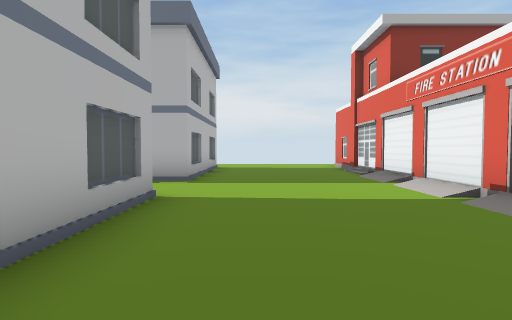
view 1 (above)

24 first-person views from a walk through a scene from a Unity 3-D project. The camera is 1.4 m above the floor, tilts 2° down and sees 80° across. The floor is counted in squares, 2 m on a side. Each view is taken from the middle of a square. On the plan, view 1 faces up. The plan holds only what a view shows up to about 10 squares ahead; the rest is blank. The place goes on beyond the plan. The player is left out. Some animated figures are not drawn.

view 2
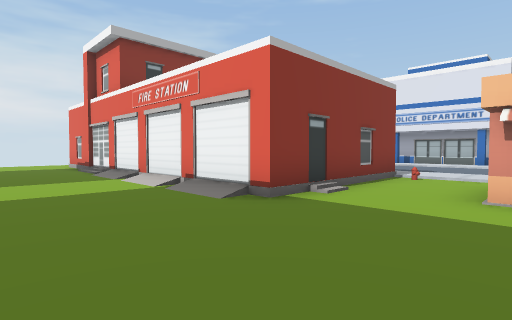

view 3
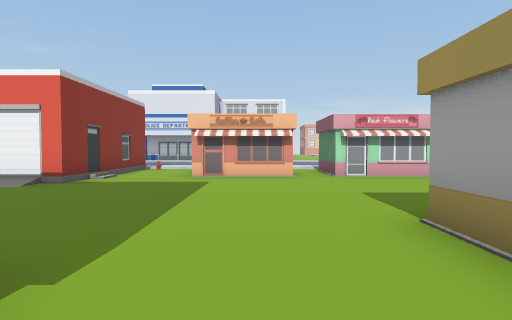

view 4
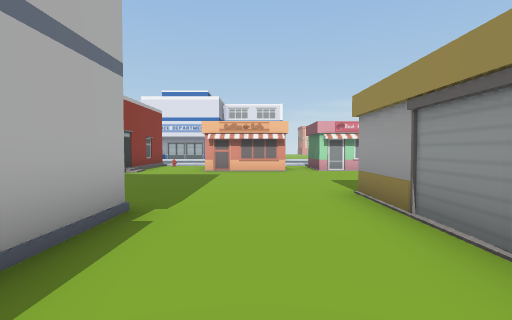

view 5
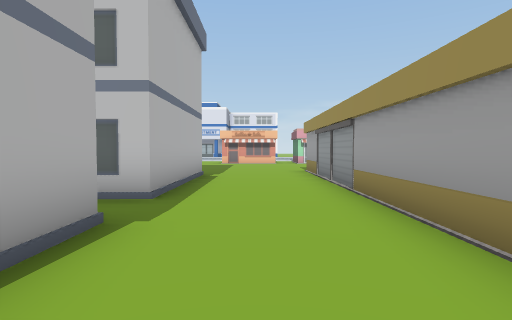

view 6
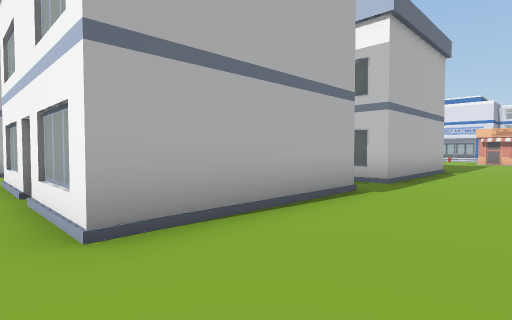

view 7
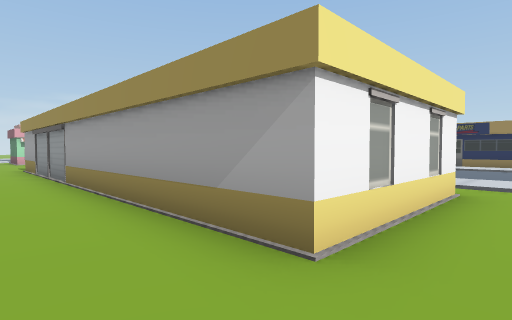

view 8
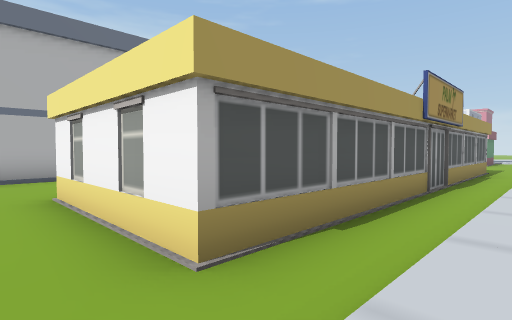

view 9
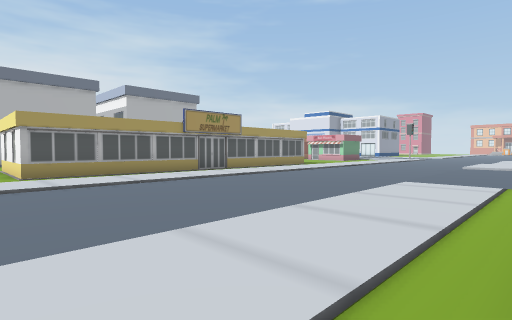

view 10
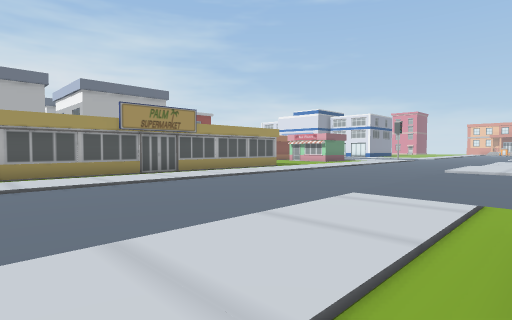

view 11
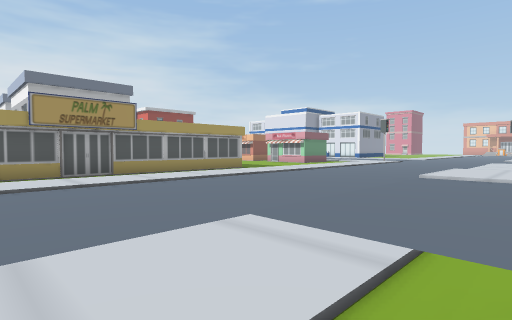

view 12
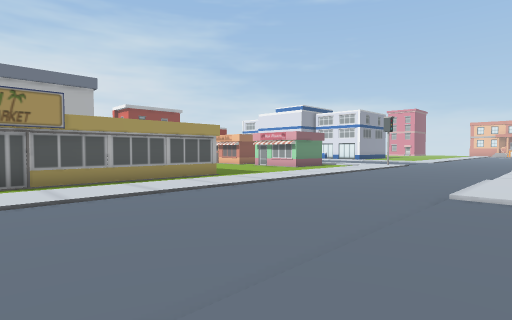

view 13
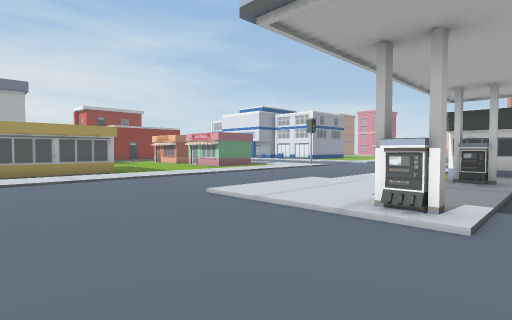

view 14
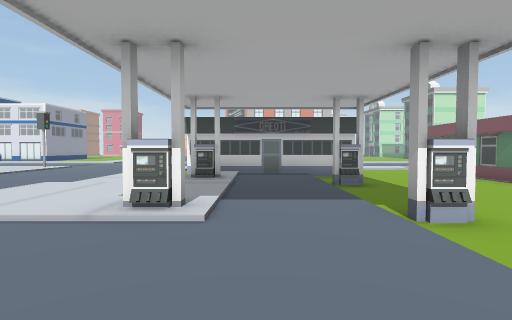

view 15
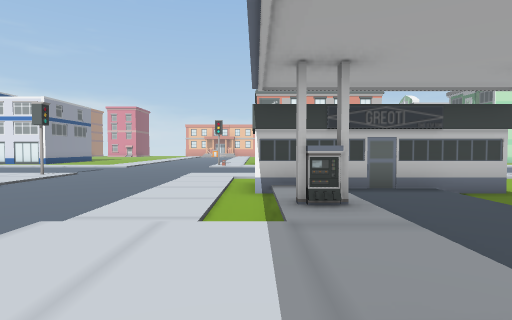

view 16
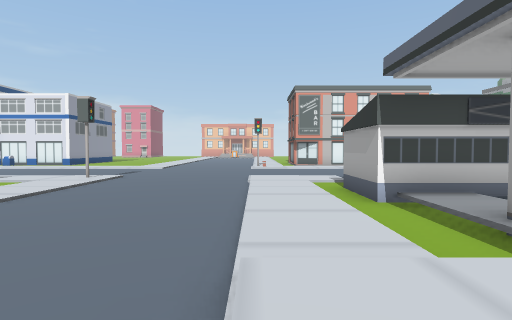

view 17
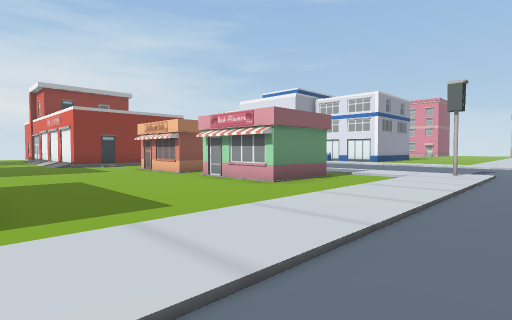

view 18
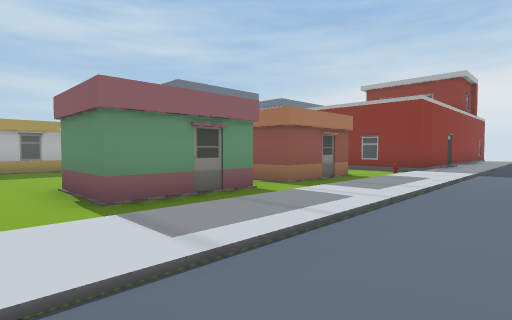

view 19
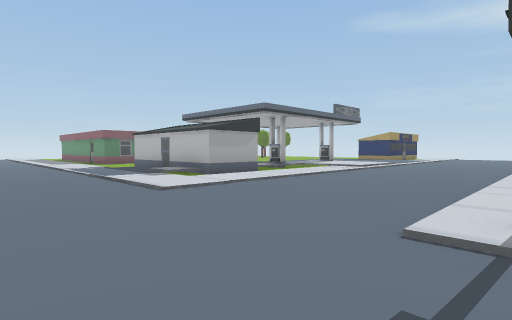

view 20
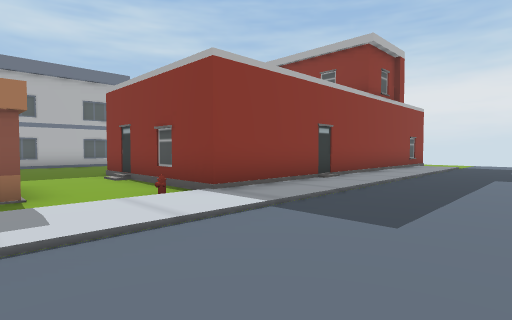

view 21
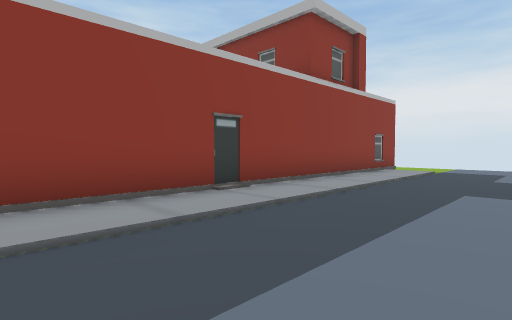

view 22
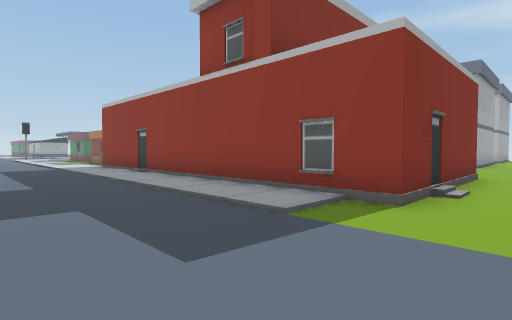

view 23
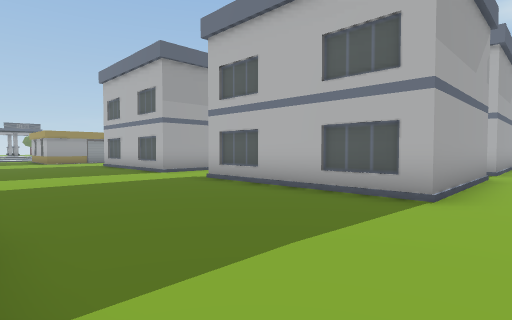

view 24
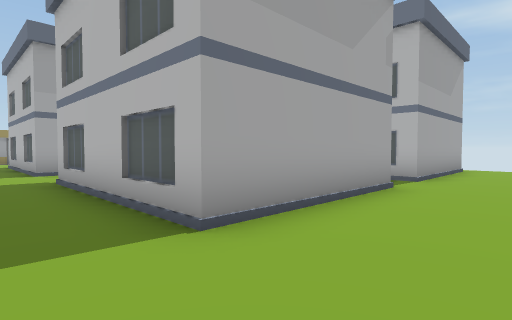

### Floor plan
Key: @ floor where view 1 was taken; # wall or solid block; . main floor; : floor 0.25 m higher than the main floor; / step, stairs or slope; ^ raised ledge; H house; Y hydrant; O other object.
Columns run from 12 left of view 1 to 12 right of it. Each row starts with its distance up from view 1.
 14        ......      ......
 13 .........................
 12 .............../#####/...
 11           #..../#   O:...
 10           #..../#   O:...
  9           #..../#   O:...
  8      HH   #..../#   #:..
  7           #..../#   O:...
  6           ...../#   #:...
  5          ....../#   #:...
  4  #       ##..../#   O:...
  3  #   HH   #..../#   O:...
  2 .#        #..../####O:...
  1 .#   HH   #.........Y:...
  0 .####..####.@......./:...
 -1 .................###/:...
 -2 .................O##/:.
 -3 .................##./:..
 -4 .############....###/:..
 -5 .#          #....###/:..
 -6 .#          #....O #/:..
 -7 .############......./:..
 -8 ..................../:..
 -9 ::::                 O...
-10  ........................
-11 .........................
-12 .........................
-13 .........................
-14 :::::://///////:::::::...
-15 :::::::::::/::/:::::::..
-16 ....../::::/::/..###::..
-17         :::/#::^:###::..
-18         :::::::::###  ..
-19          ::::::::#    ..
-20           ..#..#.#    ..
-21            ......#    ..

Where each view was taken, in squares from view 1:
view 1: 0 up, 0 right, facing up
view 2: 1 down, 0 right, facing up-right
view 3: 2 down, 3 left, facing right
view 4: 2 down, 5 left, facing right
view 5: 2 down, 10 left, facing right
view 6: 3 down, 12 left, facing up-right
view 7: 2 down, 12 left, facing down-right
view 8: 9 down, 12 left, facing up-right
view 9: 16 down, 12 left, facing up-right
view 10: 16 down, 10 left, facing up-right
view 11: 16 down, 8 left, facing up-right
view 12: 15 down, 6 left, facing up-right
view 13: 18 down, 4 left, facing up-right
view 14: 18 down, 4 left, facing right
view 15: 16 down, 1 left, facing right
view 16: 14 down, 0 right, facing right
view 17: 11 down, 0 right, facing up-right
view 18: 8 down, 11 right, facing up-left
view 19: 9 down, 12 right, facing down-left
view 20: 1 down, 12 right, facing up-left
view 21: 2 up, 12 right, facing up-left
view 22: 14 up, 12 right, facing down-left
view 23: 13 up, 3 right, facing down-left
view 24: 14 up, 0 right, facing down-left
